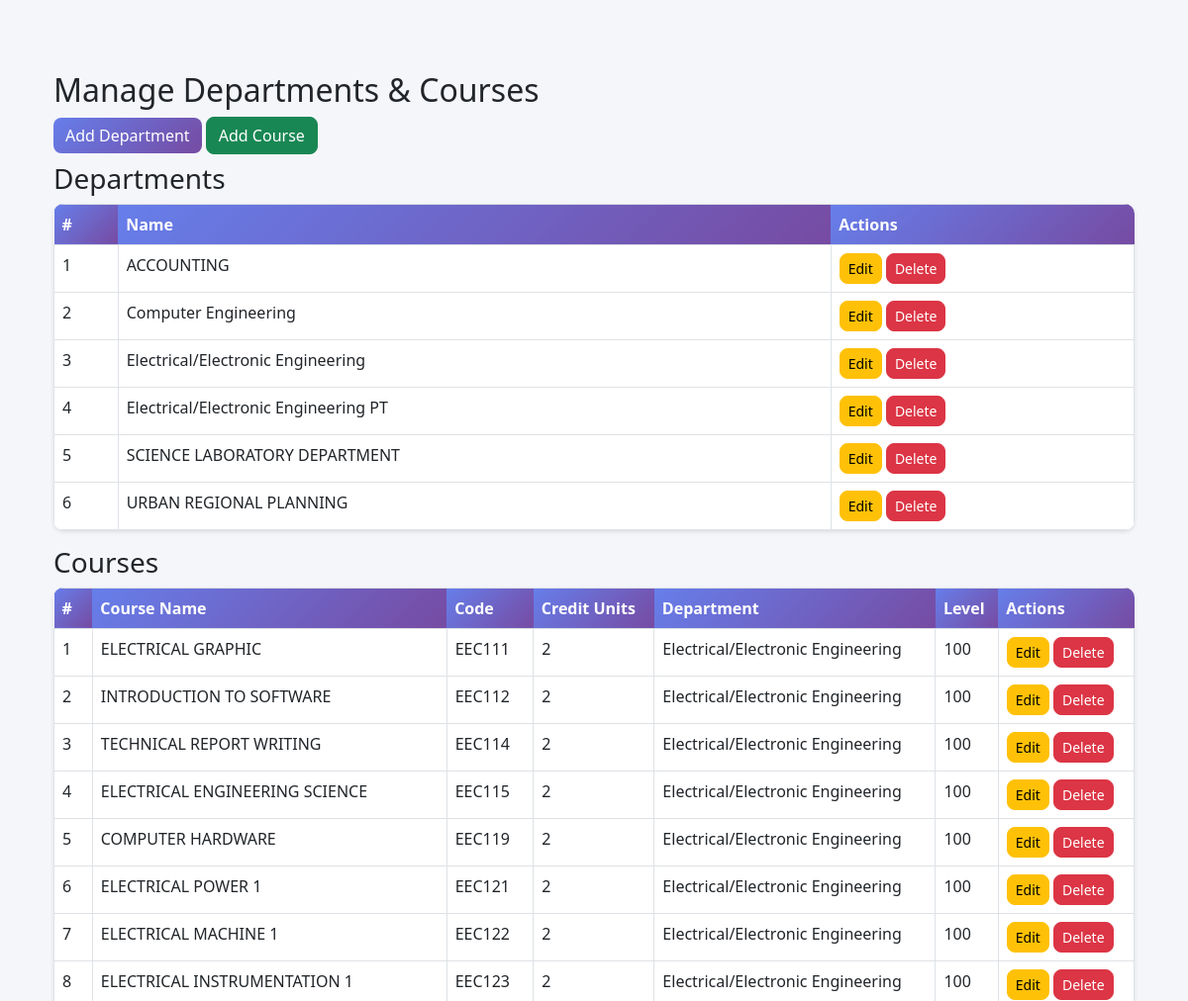
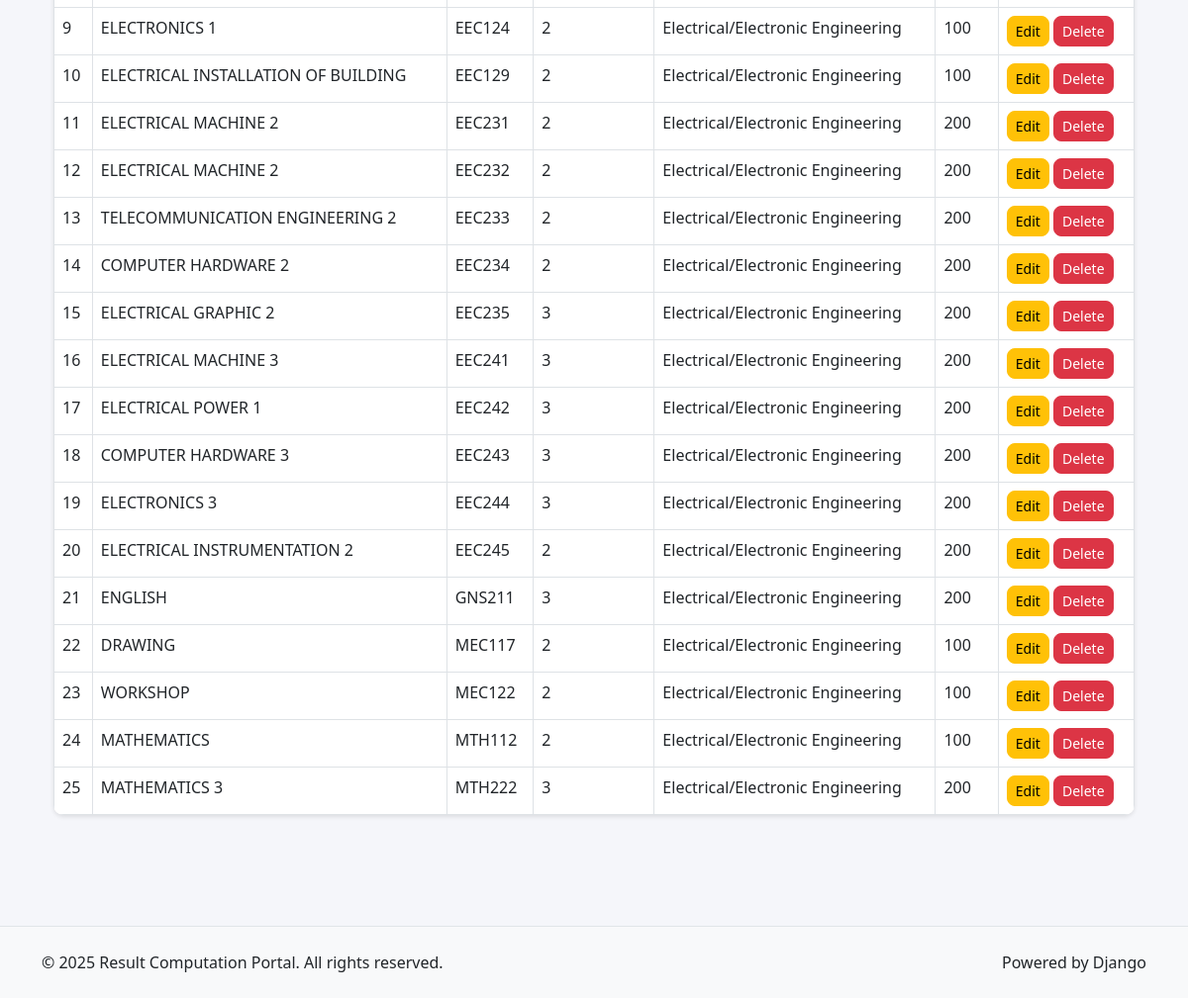
Screenshot of /accounts/departments-courses/ with the database file from the repository (2 pictures, top to bottom).
### courses/models.py (models this page shows, shortened)
class Department(models.Model):
    name = models.CharField(max_length=100, unique=True)
    code = models.CharField(max_length=10, unique=True)
    description = models.TextField(blank=True, null=True)
    created_at = models.DateTimeField(auto_now_add=True)
    updated_at = models.DateTimeField(auto_now=True)
    class Meta:
        ordering = ["name"]
        verbose_name = "Department"
        verbose_name_plural = "Departments"

class Course(models.Model):
    SEMESTER_CHOICES = [
        ("first", "First Semester"),
        ("second", "Second Semester"),
    ]
    code = models.CharField(max_length=20)
    title = models.CharField(max_length=200)
    credit_units = models.PositiveIntegerField()
    department = models.ForeignKey(Department, on_delete=models.CASCADE, related_name="courses")
    level = models.PositiveIntegerField()
    semester = models.CharField(max_length=10, choices=SEMESTER_CHOICES)
    lecturer = models.ForeignKey(
        "accounts.User",
        on_delete=models.SET_NULL,
        null=True,
        blank=True,
        limit_choices_to={"role__in": ["lecturer", "hod", "admin"]},
        related_name="courses",
    )
    description = models.TextField(blank=True, null=True)
    created_at = models.DateTimeField(auto_now_add=True)
    updated_at = models.DateTimeField(auto_now=True)
    class Meta:
        unique_together = ("code", "semester", "level", "department")
        ordering = ["code"]
        verbose_name = "Course"
        verbose_name_plural = "Courses"

### courses/views.py (the view)
# urls.py: path('departments-courses/', course_views.manage_departments_courses, name='manage_departments_courses'),
def manage_departments_courses(request):
    departments = Department.objects.all()
    courses = Course.objects.all()
    return render(request, "courses/manage_departments_courses.html", {
        "departments": departments,
        "courses": courses
    })

### templates/courses/manage_departments_courses.html
{% extends 'base/base.html' %}
{% block content %}
<div class="container mt-4">
    <h2>Manage Departments & Courses</h2>
    <a href="{% url 'courses:add_department' %}" class="btn btn-primary mb-2">Add Department</a>
    <a href="{% url 'courses:add_course' %}" class="btn btn-success mb-2">Add Course</a>
    <h3>Departments</h3>
    <table class="table table-bordered">
        <thead>
            <tr>
                <th>#</th>
                <th>Name</th>
                <th>Actions</th>
            </tr>
        </thead>
        <tbody>
            {% for dept in departments %}
            <tr>
                <td>{{ forloop.counter }}</td>
                <td>{{ dept.name }}</td>
                <td>
                    <a href="{% url 'courses:edit_department' dept.id %}" class="btn btn-sm btn-warning">Edit</a>
                    <a href="{% url 'courses:delete_department' dept.id %}" class="btn btn-sm btn-danger">Delete</a>
                </td>
            </tr>
            {% empty %}
            <tr><td colspan="3">No departments found.</td></tr>
            {% endfor %}
        </tbody>
    </table>
    <h3>Courses</h3>
    <table class="table table-bordered">
        <thead>
            <tr>
                <th>#</th>
                <th>Course Name</th>
                <th>Code</th>
                <th>Credit Units</th>
                <th>Department</th>
                <th>Level</th>
                <th>Actions</th>
            </tr>
        </thead>
        <tbody>
            {% for course in courses %}
            <tr>
                <td>{{ forloop.counter }}</td>
                <td>{{ course.title }}</td>
                <td>{{ course.code }}</td>
                <td>{{ course.credit_units }}</td>
                <td>{{ course.department.name }}</td>
                <td>{{ course.level }}</td>
                <td>
                    <a href="{% url 'courses:edit_course' course.id %}" class="btn btn-sm btn-warning">Edit</a>
                    <a href="{% url 'courses:delete_course' course.id %}" class="btn btn-sm btn-danger">Delete</a>
                </td>
            </tr>
            {% empty %}
            <tr><td colspan="7">No courses found.</td></tr>
            {% endfor %}
        </tbody>
    </table>
</div>
{% endblock %}

### templates/base/base.html (shortened to what this page needs)
{% load static %}
<!DOCTYPE html>
<html lang="en">
<head>
    <link href="https://cdn.jsdelivr.net/npm/bootstrap@5.3.0/dist/css/bootstrap.min.css" rel="stylesheet">
    <link href="https://cdnjs.cloudflare.com/ajax/libs/font-awesome/6.0.0/css/all.min.css" rel="stylesheet">
    <link href="{% static 'css/style.css' %}" rel="stylesheet">
</head>
<body>
<main class="{% if user.is_authenticated %}py-4{% else %}py-5{% endif %}">
    <div class="container">
        {% block content %}{% endblock %}
    </div>
</main>
<footer class="bg-light py-4 mt-5">
    <div class="container">
        <div class="row">
            <div class="col-md-6">
                <p class="mb-0">&copy; 2025 Result Computation Portal. All rights reserved.</p>
            </div>
            <div class="col-md-6 text-end">
                <p class="mb-0">Powered by Django</p>
            </div>
        </div>
    </div>
</footer>
</body>
</html>

### static/css/style.css (style rules this page uses)
:root { --primary-color: #667eea; --secondary-color: #764ba2; --success-color: #28a745; --danger-color: #dc3545; --warning-color: #ffc107; --info-color: #17a2b8; --light-color: #f8f9fa; --dark-color: #343a40; }
body { font-family: 'Segoe UI', Tahoma, Geneva, Verdana, sans-serif; background-color: #f5f6fa; }
.btn { border-radius: 8px; font-weight: 500; transition: all 0.3s ease; }
.btn-primary { background: linear-gradient(135deg, var(--primary-color) 0%, var(--secondary-color) 100%); border: none; }
.table { border-radius: 10px; overflow: hidden; box-shadow: 0 2px 4px rgba(0, 0, 0, 0.1); }
.table thead th { background: linear-gradient(135deg, var(--primary-color) 0%, var(--secondary-color) 100%); color: white; border: none; font-weight: 600; }
footer { margin-top: auto; border-top: 1px solid #e1e5e9; }

### rows the page displays
Department: name "ACCOUNTING"
Department: name "Computer Engineering"
Department: name "Electrical/Electronic Engineering"
Department: name "Electrical/Electronic Engineering PT"
Department: name "SCIENCE LABORATORY DEPARTMENT"
Department: name "URBAN REGIONAL PLANNING"
Course: title "ELECTRICAL GRAPHIC", code "EEC111", credit_units "2", department.name "Electrical/Electronic Engineering", level "100"
Course: title "INTRODUCTION TO SOFTWARE", code "EEC112", credit_units "2", department.name "Electrical/Electronic Engineering", level "100"
Course: title "TECHNICAL REPORT WRITING", code "EEC114", credit_units "2", department.name "Electrical/Electronic Engineering", level "100"
Course: title "ELECTRICAL ENGINEERING SCIENCE", code "EEC115", credit_units "2", department.name "Electrical/Electronic Engineering", level "100"
Course: title "COMPUTER HARDWARE", code "EEC119", credit_units "2", department.name "Electrical/Electronic Engineering", level "100"
Course: title "ELECTRICAL POWER 1", code "EEC121", credit_units "2", department.name "Electrical/Electronic Engineering", level "100"
Course: title "ELECTRICAL MACHINE 1", code "EEC122", credit_units "2", department.name "Electrical/Electronic Engineering", level "100"
Course: title "ELECTRICAL INSTRUMENTATION 1", code "EEC123", credit_units "2", department.name "Electrical/Electronic Engineering", level "100"
Course: title "ELECTRONICS 1", code "EEC124", credit_units "2", department.name "Electrical/Electronic Engineering", level "100"
Course: title "ELECTRICAL INSTALLATION OF BUILDING", code "EEC129", credit_units "2", department.name "Electrical/Electronic Engineering", level "100"
Course: title "ELECTRICAL MACHINE 2", code "EEC231", credit_units "2", department.name "Electrical/Electronic Engineering", level "200"
Course: title "ELECTRICAL MACHINE 2", code "EEC232", credit_units "2", department.name "Electrical/Electronic Engineering", level "200"
Course: title "TELECOMMUNICATION ENGINEERING 2", code "EEC233", credit_units "2", department.name "Electrical/Electronic Engineering", level "200"
Course: title "COMPUTER HARDWARE 2", code "EEC234", credit_units "2", department.name "Electrical/Electronic Engineering", level "200"
Course: title "ELECTRICAL GRAPHIC 2", code "EEC235", credit_units "3", department.name "Electrical/Electronic Engineering", level "200"
Course: title "ELECTRICAL MACHINE 3", code "EEC241", credit_units "3", department.name "Electrical/Electronic Engineering", level "200"
Course: title "ELECTRICAL POWER 1", code "EEC242", credit_units "3", department.name "Electrical/Electronic Engineering", level "200"
Course: title "COMPUTER HARDWARE 3", code "EEC243", credit_units "3", department.name "Electrical/Electronic Engineering", level "200"
Course: title "ELECTRONICS 3", code "EEC244", credit_units "3", department.name "Electrical/Electronic Engineering", level "200"
Course: title "ELECTRICAL INSTRUMENTATION 2", code "EEC245", credit_units "2", department.name "Electrical/Electronic Engineering", level "200"
Course: title "ENGLISH", code "GNS211", credit_units "3", department.name "Electrical/Electronic Engineering", level "200"
Course: title "DRAWING", code "MEC117", credit_units "2", department.name "Electrical/Electronic Engineering", level "100"
Course: title "WORKSHOP", code "MEC122", credit_units "2", department.name "Electrical/Electronic Engineering", level "100"
Course: title "MATHEMATICS", code "MTH112", credit_units "2", department.name "Electrical/Electronic Engineering", level "100"
Course: title "MATHEMATICS 3", code "MTH222", credit_units "3", department.name "Electrical/Electronic Engineering", level "200"
